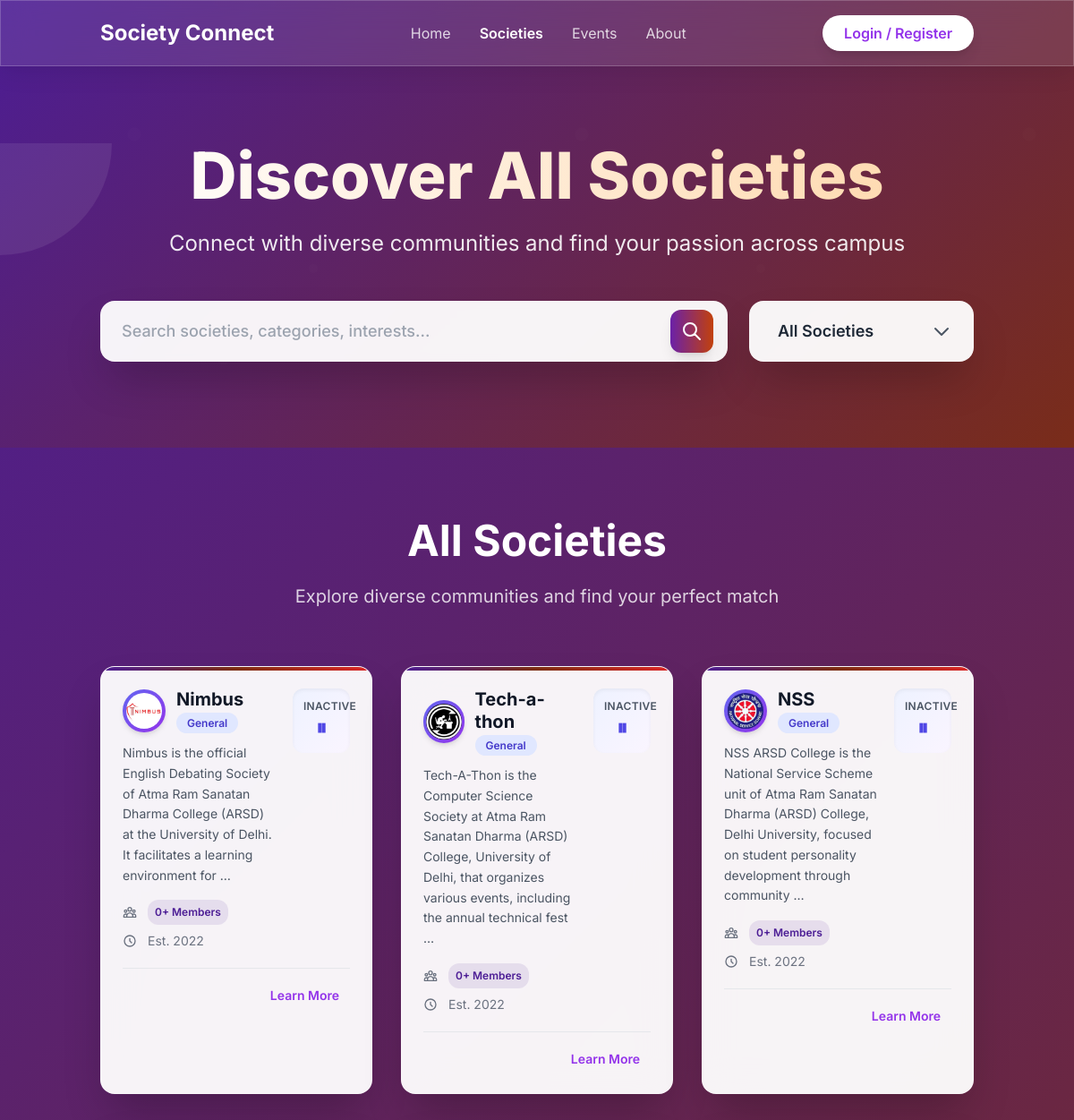
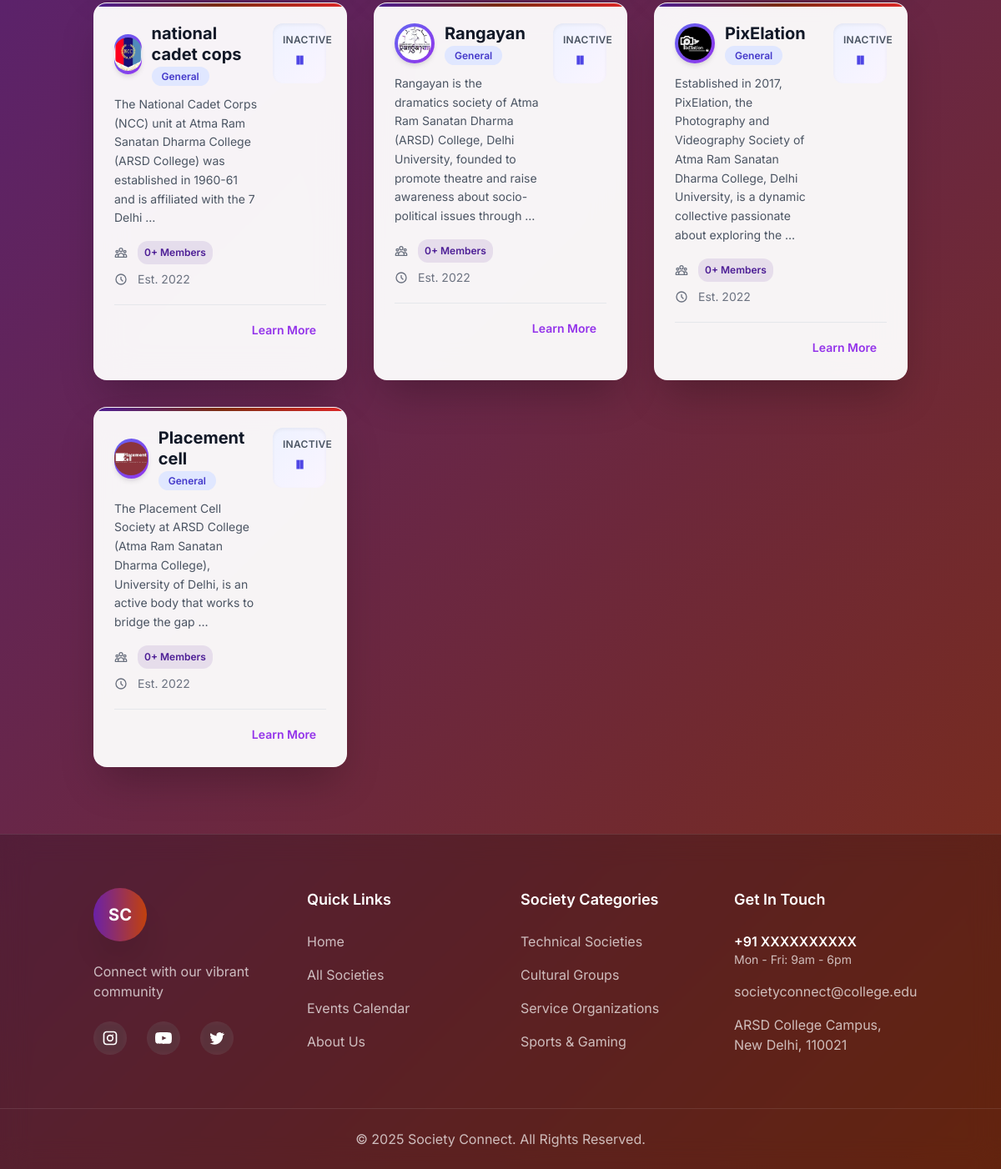
/societies/, run on the app's committed database (2 pictures, top to bottom).
### app1/models.py (models this page shows, shortened)
class Society(models.Model):
    name = models.CharField(max_length=200)
    description = models.TextField()
    main_description= models.TextField(blank=True, null=True)
    logo = models.ImageField(upload_to="society_images/", blank=True, null=True)
    main_image=models.ImageField(upload_to="society_images", blank=True, null=True)
    slug = models.SlugField(unique=True, blank=True)

### app1/views.py (the view)
# urls.py: path("societies/", views.society_list, name="society_list"),
def society_list(request):
    societies = Society.objects.all()
    return render(request, "app1/society_list.html", {"societies": societies})

### app1/templates/app1/society_list.html (shortened to what this page needs)
<!DOCTYPE html>
{% load static %}
<html lang="en" class="scroll-smooth">
<head>
    <script src="https://cdn.tailwindcss.com"></script>
</head>
<body class="text-gray-800">
    <header class="bg-white/10 backdrop-blur-lg fixed top-0 left-0 right-0 z-50 border-b border-white/20">
        <div class="container mx-auto px-6 py-4">
            <div class="flex items-center justify-between">
                <a href="{% url 'home' %}" class="text-2xl font-bold text-white">Society Connect</a>
                <nav class="hidden md:flex items-center space-x-8">
                    <a href="{% url 'home' %}" class="text-white/80 hover:text-white transition">Home</a>
                    <a href="{% url 'society_list' %}" class="text-white font-semibold">Societies</a>
                    <a href="{% url 'events_list' %}" class="text-white/80 hover:text-white transition">Events</a>
                    <a href="{% url 'about' %}" class="text-white/80 hover:text-white transition">About</a>
                </nav>
                {% if user.is_authenticated %}
                <div class="relative hidden md:block">
                    <button id="profile-menu-button" class="flex items-center space-x-2 focus:outline-none">
                        {% if user.profile.photo %}
                            <img class="w-10 h-10 rounded-full object-cover border-2 border-white" src="{{ user.profile.photo.url }}" alt="Your Photo">
                        {% else %}
                            <span class="inline-block h-10 w-10 overflow-hidden rounded-full bg-white/20">
                              <svg class="h-full w-full text-white" fill="currentColor" viewBox="0 0 24 24">
                                <path d="M24 20.993V24H0v-2.996A14.977 14.977 0 0112.004 15c4.904 0 9.26 2.354 11.996 5.993zM16.002 8.999a4 4 0 11-8 0 4 4 0 018 0z" />
                              </svg>
                            </span>
                        {% endif %}
                        <span class="font-semibold text-white">Hi, {{ user.username }}</span>
                        <svg class="w-4 h-4 text-white/80" fill="none" stroke="currentColor" viewBox="0 0 24 24"><path stroke-linecap="round" stroke-linejoin="round" stroke-width="2" d="M19 9l-7 7-7-7"></path></svg>
                    </button>
                    <div id="profile-menu" class="hidden absolute right-0 mt-2 w-48 bg-white rounded-md shadow-xl z-20">
                        <a href="{% url 'profile' %}" class="block px-4 py-2 text-sm text-gray-700 hover:bg-indigo-500 hover:text-white">My Profile</a>
                        <a href="{% url 'logout' %}" class="block px-4 py-2 text-sm text-gray-700 hover:bg-indigo-500 hover:text-white">Logout</a>
                    </div>
                </div>
                {% else %}
                <a href="{% url 'login' %}"
                    class="hidden md:inline-block bg-white text-purple-600 font-semibold px-6 py-2 rounded-full hover:bg-gray-100 transition shadow-lg">
                    Login / Register
                </a>
                {% endif %}
            </div>
        </div>
    </header>
    <main>
        <section class="hero-bg text-white pt-32 pb-20 md:pt-40 md:pb-24 relative overflow-hidden">
            <div class="floating-elements"></div>
            <div class="container mx-auto px-6 text-center relative z-10">
                <h1
                    class="text-5xl md:text-7xl font-extrabold leading-tight mb-6 bg-gradient-to-r from-white to-orange-200 bg-clip-text text-transparent">
                </h1>
                <p class="text-xl md:text-2xl text-white/90 mb-12 max-w-4xl mx-auto leading-relaxed">
                    Connect with diverse communities and find your passion across campus
                </p>
                <div class="max-w-5xl mx-auto">
                    <div class="flex flex-col sm:flex-row gap-6">
                        <div class="relative flex-1">
                            <input type="search" id="searchInput"
                                placeholder="Search societies, categories, interests..."
                                class="w-full p-5 pl-6 pr-14 text-gray-800 rounded-2xl shadow-2xl focus:outline-none search-glow bg-white/95 backdrop-blur-sm text-lg font-medium">
                            <button
                                class="absolute top-1/2 right-4 -translate-y-1/2 bg-gradient-to-r from-purple-800 to-orange-700 text-white p-3 rounded-xl hover:from-purple-900 hover:to-orange-800 transition-all duration-300 shadow-lg">
                                <svg class="w-6 h-6" fill="none" stroke="currentColor" viewBox="0 0 24 24">
                                    <path stroke-linecap="round" stroke-linejoin="round" stroke-width="2"
                                        d="M21 21l-6-6m2-5a7 7 0 11-14 0 7 7 0 0114 0z"></path>
                                </svg>
                            </button>
                        </div>
                        <div class="relative">
                            <select id="societyFilter"
                                class="appearance-none bg-white/95 backdrop-blur-sm text-gray-800 px-8 py-5 pr-12 rounded-2xl shadow-2xl focus:outline-none search-glow font-semibold min-w-[220px] text-lg">
                                <option value="all">All Societies</option>
                            </select>
                            <div class="absolute inset-y-0 right-0 flex items-center pr-6 pointer-events-none">
                            </div>
                        </div>
                    </div>
                </div>
            </div>
        </section>
        <div class="py-20 relative">
            <div class="container mx-auto px-6">
                <div class="text-center mb-16">
                    <h2 class="text-4xl md:text-5xl font-bold mb-6 text-white">All Societies</h2>
                    <p class="text-white/80 max-w-3xl mx-auto text-xl">Explore diverse communities and find your perfect
                        match</p>
                </div>
                <div id="societiesContainer" class="grid grid-cols-1 md:grid-cols-2 lg:grid-cols-3 gap-8">
                    {% for society in societies %}
                    <div data-society="{{ society.slug }}"
                        class="society-card rounded-2xl shadow-2xl card-hover border border-white/20">
                        <div class="p-6">
                            <div class="flex items-start justify-between mb-5">
                                <div class="flex-1 pr-4">
                                    <div class="flex items-center gap-3 mb-3">
                                        <div class="w-12 h-12 bg-gradient-to-br from-indigo-500 to-purple-600 rounded-full shadow-md flex items-center justify-center">
                                            {% if society.logo %}
                                                <img src="{{ society.logo.url }}" alt="{{ society.name }}" class="w-10 h-10 rounded-full object-cover">
                                            {% else %}
                                                <span class="text-white font-bold text-lg">{{ society.name.0 }}</span>
                                            {% endif %}
                                        </div>
                                        <div>
                                            <h3 class="text-xl font-bold text-gray-900 leading-tight">{{ society.name }}</h3>
                                            <span class="text-xs px-3 py-1 bg-indigo-100 text-indigo-700 rounded-full font-semibold">
                                                {{ society.category|default:"General" }}
                                            </span>
                                        </div>
                                    </div>
                                    <p class="text-gray-600 text-sm mb-4 leading-relaxed">
                                        {{ society.description|truncatewords:25 }}
                                    </p>
                                    <div class="space-y-2 text-sm text-gray-500">
                                        <div class="flex items-center gap-3">
                                            <span class="member-count">{{ society.member_count|default:"0" }}+ Members</span>
                                        </div>
                                        <div class="flex items-center gap-3">
                                            <svg class="w-4 h-4 flex-shrink-0" fill="none" stroke="currentColor"
                                                viewBox="0 0 24 24">
                                                <path stroke-linecap="round" stroke-linejoin="round" stroke-width="2"
                                                    d="M12 8v4l3 3m6-3a9 9 0 11-18 0 9 9 0 0118 0z"></path>
                                            </svg>
                                            <span>Est. {{ society.established_year|default:"2022" }}</span>
                                        </div>
                                    </div>
                                </div>
                                <div class="flex-shrink-0">
                                    <div class="bg-gradient-to-br from-indigo-50 to-purple-50 rounded-xl p-3 w-16 text-center shadow-inner">
                                        <p class="text-xs font-semibold text-gray-600 uppercase tracking-wide">
                                            {% if society.is_active %}Active{% else %}Inactive{% endif %}
                                        </p>
                                        <p class="text-2xl font-bold text-indigo-600">
                                            {% if society.is_active %}✓{% else %}⏸{% endif %}
                                        </p>
                                    </div>
                                </div>
                            </div>
                            <div class="flex items-center justify-between pt-4 border-t border-gray-200">
                                <div class="flex gap-2">
                                    <a href="{% url 'society_detail' society.slug %}"
                                        class="px-3 py-1 text-sm text-purple-600 hover:bg-purple-50 rounded-lg transition duration-300 font-semibold">Learn More</a>
                                </div>
                            </div>
                        </div>
                    </div>
                    {% endfor %}
                </div>
            </div>
        </div>
    </main>
    <footer class="bg-black/20 backdrop-blur-lg text-white border-t border-white/10">
        <div class="container mx-auto px-6 py-16">
            <div class="grid grid-cols-1 md:grid-cols-4 gap-12">
                <div>
                    <div class="mb-6">
                        <div
                            class="w-16 h-16 rounded-full bg-gradient-to-r from-purple-800 to-orange-700 flex items-center justify-center shadow-2xl">
                            <span class="text-white font-bold text-xl">SC</span>
                        </div>
                    </div>
                    <p class="text-white/70 mb-6">Connect with our vibrant community</p>
                    <div class="flex space-x-6">
                        <a href="#"
                            class="hover:text-purple-300 w-10 h-10 flex items-center justify-center bg-white/10 rounded-full backdrop-blur-sm transition duration-300 hover:bg-white/20">
                        </a>
                        <a href="#"
                            class="hover:text-purple-300 w-10 h-10 flex items-center justify-center bg-white/10 rounded-full backdrop-blur-sm transition duration-300 hover:bg-white/20">
                        </a>
                        <a href="#"
                            class="hover:text-purple-300 w-10 h-10 flex items-center justify-center bg-white/10 rounded-full backdrop-blur-sm transition duration-300 hover:bg-white/20">
                        </a>
                    </div>
                </div>
                <div>
                    <h3 class="text-lg font-semibold mb-6 text-white">Quick Links</h3>
                    <ul class="space-y-4">
                        <li><a href="{% url 'home' %}" class="text-white/70 hover:text-white transition duration-300">Home</a></li>
                        <li><a href="{% url 'society_list' %}" class="text-white/70 hover:text-white transition duration-300">All Societies</a>
                        </li>
                        <li><a href="{% url 'events_list' %}" class="text-white/70 hover:text-white transition duration-300">Events
                                Calendar</a></li>
                        <li><a href="{% url 'about' %}" class="text-white/70 hover:text-white transition duration-300">About Us</a></li>
                    </ul>
                </div>
                <div>
                    <h3 class="text-lg font-semibold mb-6 text-white">Society Categories</h3>
                    <ul class="space-y-4">
                        <li><a href="#" class="text-white/70 hover:text-white transition duration-300">Technical
                                Societies</a></li>
                        <li><a href="#" class="text-white/70 hover:text-white transition duration-300">Cultural
                                Groups</a></li>
                        <li><a href="#" class="text-white/70 hover:text-white transition duration-300">Service
                                Organizations</a></li>
                        <li><a href="#" class="text-white/70 hover:text-white transition duration-300">Sports &
                                Gaming</a></li>
                    </ul>
                </div>
                <div>
                    <h3 class="text-lg font-semibold mb-6 text-white">Get In Touch</h3>
                    <div class="space-y-4 text-white/70">
                        <div>
                            <p class="font-semibold text-white">+91 XXXXXXXXXX</p>
                            <p class="text-sm">Mon - Fri: 9am - 6pm</p>
                        </div>
                        <p>societyconnect@college.edu</p>
                        <p>ARSD College Campus,<br>New Delhi, 110021</p>
                    </div>
                </div>
            </div>
        </div>
        <div class="border-t border-white/10">
            <div class="container mx-auto px-6 py-6 text-center">
                <p class="text-white/70">
                    &copy; 2025 Society Connect. All Rights Reserved.
                </p>
            </div>
        </div>
    </footer>
</body>
</html>

### data on the page
Society: logo (picture), name "Nimbus", category "General", description "Nimbus is the official English Debating Society of Atma Ram Sanatan Dharma College (ARSD) at the University of Delhi. It facilitates a learning environment for …", member_count "0", established_year "2022"
Society: logo (picture), name "Tech-a-thon", category "General", description "Tech-A-Thon is the Computer Science Society at Atma Ram Sanatan Dharma (ARSD) College, University of Delhi, that organizes various events, including the annual technical fest …", member_count "0", established_year "2022"
Society: logo (picture), name "NSS", category "General", description "NSS ARSD College is the National Service Scheme unit of Atma Ram Sanatan Dharma (ARSD) College, Delhi University, focused on student personality development through community …", member_count "0", established_year "2022"
Society: logo (picture), name "national cadet cops", category "General", description "The National Cadet Corps (NCC) unit at Atma Ram Sanatan Dharma College (ARSD College) was established in 1960-61 and is affiliated with the 7 Delhi …", member_count "0", established_year "2022"
Society: logo (picture), name "Rangayan", category "General", description "Rangayan is the dramatics society of Atma Ram Sanatan Dharma (ARSD) College, Delhi University, founded to promote theatre and raise awareness about socio-political issues through …", member_count "0", established_year "2022"
Society: logo (picture), name "PixElation", category "General", description "Established in 2017, PixElation, the Photography and Videography Society of Atma Ram Sanatan Dharma College, Delhi University, is a dynamic collective passionate about exploring the …", member_count "0", established_year "2022"
Society: logo (picture), name "Placement cell", category "General", description "The Placement Cell Society at ARSD College (Atma Ram Sanatan Dharma College), University of Delhi, is an active body that works to bridge the gap …", member_count "0", established_year "2022"
